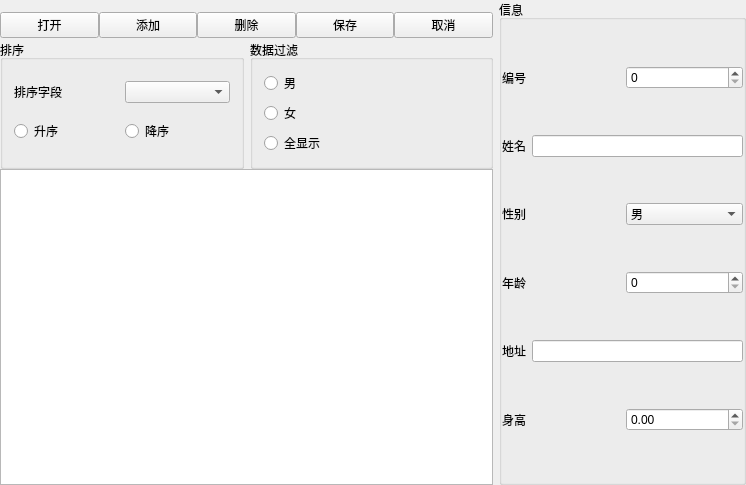
<?xml version="1.0" encoding="UTF-8"?>
<ui version="4.0">
 <class>Widget</class>
 <widget class="QWidget" name="Widget">
  <property name="geometry">
   <rect>
    <x>0</x>
    <y>0</y>
    <width>746</width>
    <height>485</height>
   </rect>
  </property>
  <property name="windowTitle">
   <string>Widget</string>
  </property>
  <layout class="QHBoxLayout" name="horizontalLayout_11" stretch="2,1">
   <property name="spacing">
    <number>6</number>
   </property>
   <property name="leftMargin">
    <number>0</number>
   </property>
   <property name="topMargin">
    <number>0</number>
   </property>
   <property name="rightMargin">
    <number>0</number>
   </property>
   <property name="bottomMargin">
    <number>0</number>
   </property>
   <item>
    <layout class="QVBoxLayout" name="verticalLayout_4">
     <property name="spacing">
      <number>0</number>
     </property>
     <item>
      <widget class="QWidget" name="widget" native="true">
       <property name="minimumSize">
        <size>
         <width>0</width>
         <height>40</height>
        </size>
       </property>
       <property name="maximumSize">
        <size>
         <width>16777215</width>
         <height>30</height>
        </size>
       </property>
       <layout class="QHBoxLayout" name="horizontalLayout">
        <property name="spacing">
         <number>0</number>
        </property>
        <property name="leftMargin">
         <number>0</number>
        </property>
        <property name="topMargin">
         <number>0</number>
        </property>
        <property name="rightMargin">
         <number>0</number>
        </property>
        <property name="bottomMargin">
         <number>0</number>
        </property>
        <item>
         <widget class="QPushButton" name="btnOpen">
          <property name="text">
           <string>打开</string>
          </property>
         </widget>
        </item>
        <item>
         <widget class="QPushButton" name="btnAdd">
          <property name="text">
           <string>添加</string>
          </property>
         </widget>
        </item>
        <item>
         <widget class="QPushButton" name="btnDel">
          <property name="text">
           <string>删除</string>
          </property>
         </widget>
        </item>
        <item>
         <widget class="QPushButton" name="btnSave">
          <property name="text">
           <string>保存</string>
          </property>
         </widget>
        </item>
        <item>
         <widget class="QPushButton" name="btnCancel">
          <property name="text">
           <string>取消</string>
          </property>
         </widget>
        </item>
       </layout>
      </widget>
     </item>
     <item>
      <layout class="QHBoxLayout" name="horizontalLayout_10">
       <item>
        <widget class="QGroupBox" name="groupBox_2">
         <property name="title">
          <string>排序</string>
         </property>
         <layout class="QVBoxLayout" name="verticalLayout_3">
          <item>
           <layout class="QHBoxLayout" name="horizontalLayout_9">
            <item>
             <widget class="QLabel" name="label">
              <property name="text">
               <string>排序字段</string>
              </property>
             </widget>
            </item>
            <item>
             <widget class="QComboBox" name="cbxSort"/>
            </item>
           </layout>
          </item>
          <item>
           <layout class="QHBoxLayout" name="horizontalLayout_8">
            <item>
             <widget class="QRadioButton" name="rBUp">
              <property name="text">
               <string>升序</string>
              </property>
             </widget>
            </item>
            <item>
             <widget class="QRadioButton" name="rBDown">
              <property name="text">
               <string>降序</string>
              </property>
             </widget>
            </item>
           </layout>
          </item>
         </layout>
        </widget>
       </item>
       <item>
        <widget class="QGroupBox" name="groupBox">
         <property name="title">
          <string>数据过滤</string>
         </property>
         <layout class="QVBoxLayout" name="verticalLayout_2">
          <item>
           <widget class="QRadioButton" name="rBMan">
            <property name="text">
             <string>男</string>
            </property>
           </widget>
          </item>
          <item>
           <widget class="QRadioButton" name="rBWoman">
            <property name="text">
             <string>女</string>
            </property>
           </widget>
          </item>
          <item>
           <widget class="QRadioButton" name="rBAll">
            <property name="text">
             <string>全显示</string>
            </property>
           </widget>
          </item>
         </layout>
        </widget>
       </item>
      </layout>
     </item>
     <item>
      <widget class="QTableView" name="tableView"/>
     </item>
    </layout>
   </item>
   <item>
    <widget class="QGroupBox" name="groupBox_3">
     <property name="title">
      <string>信息</string>
     </property>
     <layout class="QVBoxLayout" name="verticalLayout">
      <property name="spacing">
       <number>0</number>
      </property>
      <property name="leftMargin">
       <number>0</number>
      </property>
      <property name="topMargin">
       <number>0</number>
      </property>
      <property name="rightMargin">
       <number>0</number>
      </property>
      <property name="bottomMargin">
       <number>0</number>
      </property>
      <item>
       <layout class="QHBoxLayout" name="horizontalLayout_2">
        <item>
         <widget class="QLabel" name="label_2">
          <property name="text">
           <string>编号</string>
          </property>
         </widget>
        </item>
        <item>
         <widget class="QSpinBox" name="spinBoxNum"/>
        </item>
       </layout>
      </item>
      <item>
       <layout class="QHBoxLayout" name="horizontalLayout_3">
        <item>
         <widget class="QLabel" name="label_3">
          <property name="text">
           <string>姓名</string>
          </property>
         </widget>
        </item>
        <item>
         <widget class="QLineEdit" name="lineEditName"/>
        </item>
       </layout>
      </item>
      <item>
       <layout class="QHBoxLayout" name="horizontalLayout_7">
        <item>
         <widget class="QLabel" name="label_4">
          <property name="text">
           <string>性别</string>
          </property>
         </widget>
        </item>
        <item>
         <widget class="QComboBox" name="cbxSex">
          <item>
           <property name="text">
            <string>男</string>
           </property>
          </item>
          <item>
           <property name="text">
            <string>女</string>
           </property>
          </item>
         </widget>
        </item>
       </layout>
      </item>
      <item>
       <layout class="QHBoxLayout" name="horizontalLayout_6">
        <item>
         <widget class="QLabel" name="label_5">
          <property name="text">
           <string>年龄</string>
          </property>
         </widget>
        </item>
        <item>
         <widget class="QSpinBox" name="spinBoxAge"/>
        </item>
       </layout>
      </item>
      <item>
       <layout class="QHBoxLayout" name="horizontalLayout_4">
        <item>
         <widget class="QLabel" name="label_6">
          <property name="text">
           <string>地址</string>
          </property>
         </widget>
        </item>
        <item>
         <widget class="QLineEdit" name="lineEditAddr"/>
        </item>
       </layout>
      </item>
      <item>
       <layout class="QHBoxLayout" name="horizontalLayout_5">
        <item>
         <widget class="QLabel" name="label_7">
          <property name="text">
           <string>身高</string>
          </property>
         </widget>
        </item>
        <item>
         <widget class="QDoubleSpinBox" name="doubleSpinBoxHeight"/>
        </item>
       </layout>
      </item>
     </layout>
    </widget>
   </item>
  </layout>
 </widget>
 <layoutdefault spacing="6" margin="11"/>
 <resources/>
 <connections/>
</ui>
